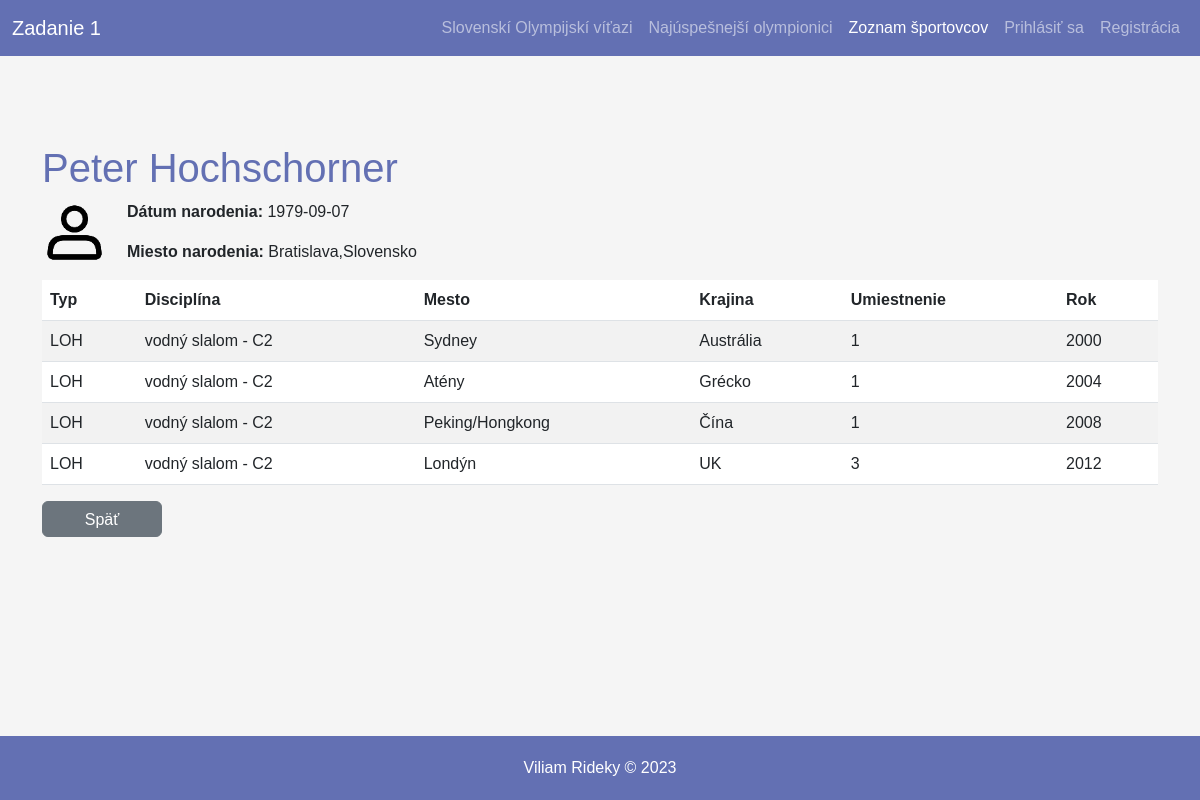
The page /athlete.php?id=1 on the database its author committed.
### tables this page shows
CREATE TABLE `person` (
  `id` int UNSIGNED NOT NULL,
  `name` varchar(100) NOT NULL,
  `surname` varchar(150) NOT NULL,
  `birth_day` date NOT NULL,
  `birth_place` varchar(100) NOT NULL,
  `birth_country` varchar(100) NOT NULL,
  `death_day` date DEFAULT NULL,
  `death_place` varchar(100) DEFAULT NULL,
  `death_country` varchar(100) DEFAULT NULL
);

CREATE TABLE `placement` (
  `id` int UNSIGNED NOT NULL,
  `person_id` int UNSIGNED NOT NULL,
  `game_id` int UNSIGNED NOT NULL,
  `placing` int UNSIGNED NOT NULL,
  `discipline` varchar(200) NOT NULL
);

CREATE TABLE `olympic_game` (
  `id` int UNSIGNED NOT NULL,
  `type` varchar(10) NOT NULL,
  `year` smallint NOT NULL,
  `game_order` tinyint UNSIGNED NOT NULL,
  `city` varchar(100) NOT NULL,
  `country` varchar(100) NOT NULL
);

### athlete.php (the view, shortened to what this page needs)
<?php
    $athlete_id = $_GET['id'];
    try{
        $db = new PDO("mysql:host=$hostname;dbname=$dbname", $username, $password);
        $db->setAttribute(PDO::ATTR_ERRMODE, PDO::ERRMODE_EXCEPTION);
        $query = "SELECT * FROM person p WHERE id = $athlete_id";
        $stmt = $db->query($query);
        $athlete = $stmt->fetch();
        $query2 = "SELECT og.type, og.year, og.city, og.country, placement.placing,placement.discipline,person.name,person.surname
        FROM olympic_game AS og
        JOIN placement ON og.id = placement.game_id
        JOIN person ON placement.person_id = person.id
        WHERE person.id = $athlete_id";
        $stmt = $db->query($query2);
        $results = $stmt->fetchAll(PDO::FETCH_ASSOC);
    }catch(PDOException $e){
        echo $e->getMessage();
    }
?>
<!DOCTYPE html>
<html>
<head>
    <link href="https://cdn.jsdelivr.net/npm/bootstrap@5.3.0-alpha1/dist/css/bootstrap.min.css" rel="stylesheet">
    <link rel="stylesheet" type="text/css" href="https://cdn.datatables.net/1.13.3/css/jquery.dataTables.css">
    <link rel="stylesheet" href="style.css">
</head>
<body>
    <header>
        <nav class="navbar navbar-expand-lg fixed-top navbar-dark">
        <div class="container-fluid">
            <a class="navbar-brand" href="#">Zadanie 1</a>
            <div class="collapse navbar-collapse" id="navbarText">
            <ul class="navbar-nav ms-auto mb-2 mb-lg-0">
                <li class="nav-item">
                 <a class="nav-link" aria-current="page" href="index.php"> Slovenskí Olympijskí víťazi</a>
                </li>
                <li class="nav-item">
                <a class="nav-link" href="index_success.php">Najúspešnejší olympionici</a>
                </li>
                <li class="nav-item">
                <a class="nav-link active" href="index_list.php">Zoznam športovcov</a>
                </li>
                <li class="nav-item">
                <?php
                if ((isset($_SESSION['access_token']) && $_SESSION['access_token']) || (isset($_SESSION['loggedin']) && $_SESSION['loggedin'])){
                            echo '<a class="nav-link" href="admin.php">Admin Panel</a>';
                        }else{
                            echo '<a class="nav-link" href="login.php">Prihlásiť sa</a>';
                        }
                ?>
                </li>
                <li class="nav-item">
                <?php
                if ((isset($_SESSION['access_token']) && $_SESSION['access_token']) || (isset($_SESSION['loggedin']) && $_SESSION['loggedin'])){
                            echo '<a class="nav-link" href="./oauth/logout.php">Odhlásiť sa</a>';
                        }else{
                            echo '<a class="nav-link" href="register.php">Registrácia</a>';
                        }
                ?>
                </li>
                </ul>
            </div>
        </div>
        </nav>
    </header>
    <main class="content">
        <div class="container">
            <h1><?php echo $athlete["name"] . " " . $athlete["surname"]; ?></h1>
            <div class="row">
                <div class="col-lg-12">
                    <img src="useros.png" alt="profile_picture" class="image" width=65 height=65>
                    <div>
                        <p><strong>Dátum narodenia: </strong><?php echo $athlete["birth_day"];?></p>
                        <p><strong>Miesto narodenia: </strong><?php echo $athlete["birth_place"] . "," . $athlete["birth_country"];?></p>
                    </div>
                </div>
            </div >
            <table class="table table-striped" >
                <thead>
                    <tr>
                        <th scope="col">Typ</th>
                        <th scope="col">Disciplína</th>
                        <th scope="col">Mesto</th>
                        <th scope="col">Krajina</th>
                        <th scope="col">Umiestnenie</th>
                        <th scope="col">Rok</th>
                    </tr>
                </thead>
                <tbody>
                    <?php foreach($results as $result){ ?>
                        <tr>
                            <td><?php echo $result['type']; ?></td>
                            <td><?php echo $result['discipline']; ?></td>
                            <td><?php echo $result['city']; ?></td>
                            <td><?php echo $result['country']; ?></td>
                            <td><?php echo $result['placing']; ?></td>
                            <td><?php echo $result['year']; ?></td>
                        </tr>
                    <?php } ?>
                </tbody>
            </table>
        <a href="index_list.php" class="btn btn-secondary">Späť</a>
        </div>
    </main>
</body>
    <footer>
      <div class="container">Viliam Rideky &copy; 2023</div>
    </footer>
</html>

### style.css (style rules this page uses)
* { margin: 0; padding: 0; box-sizing: border-box; }
body { font-family: "Poppins", sans-serif; min-height: 100vh; width: 100%; background-color: whitesmoke; display: flex; flex-direction: column; }
.content { flex: 1 0 auto; margin-top: 3rem; }
.navbar { background-color: #6370B3; justify-content: flex-end; }
.navbar-brand { color: white; }
footer { padding-top: 20px; padding-bottom: 20px; margin-top: 20px; background-color: #6370B3; text-align: center; color: white; }
.container h1 { margin-top: 6rem; color: #6370B3; }
.image { margin-right: 20px; }
.col-lg-12 { display: flex; }
.btn-secondary { margin-right: 20px; width: 120px; height: 36px; }

### rows shown on the page
person: name "Peter", surname "Hochschorner", birth_day "1979-09-07", birth_place "Bratislava", birth_country "Slovensko"
placement: game.type "LOH", discipline "vodný slalom - C2", game.city "Sydney", game.country "Austrália", placing "1", game.year "2000"
placement: game.type "LOH", discipline "vodný slalom - C2", game.city "Atény", game.country "Grécko", placing "1", game.year "2004"
placement: game.type "LOH", discipline "vodný slalom - C2", game.city "Peking/Hongkong", game.country "Čína", placing "1", game.year "2008"
placement: game.type "LOH", discipline "vodný slalom - C2", game.city "Londýn", game.country "UK", placing "3", game.year "2012"
